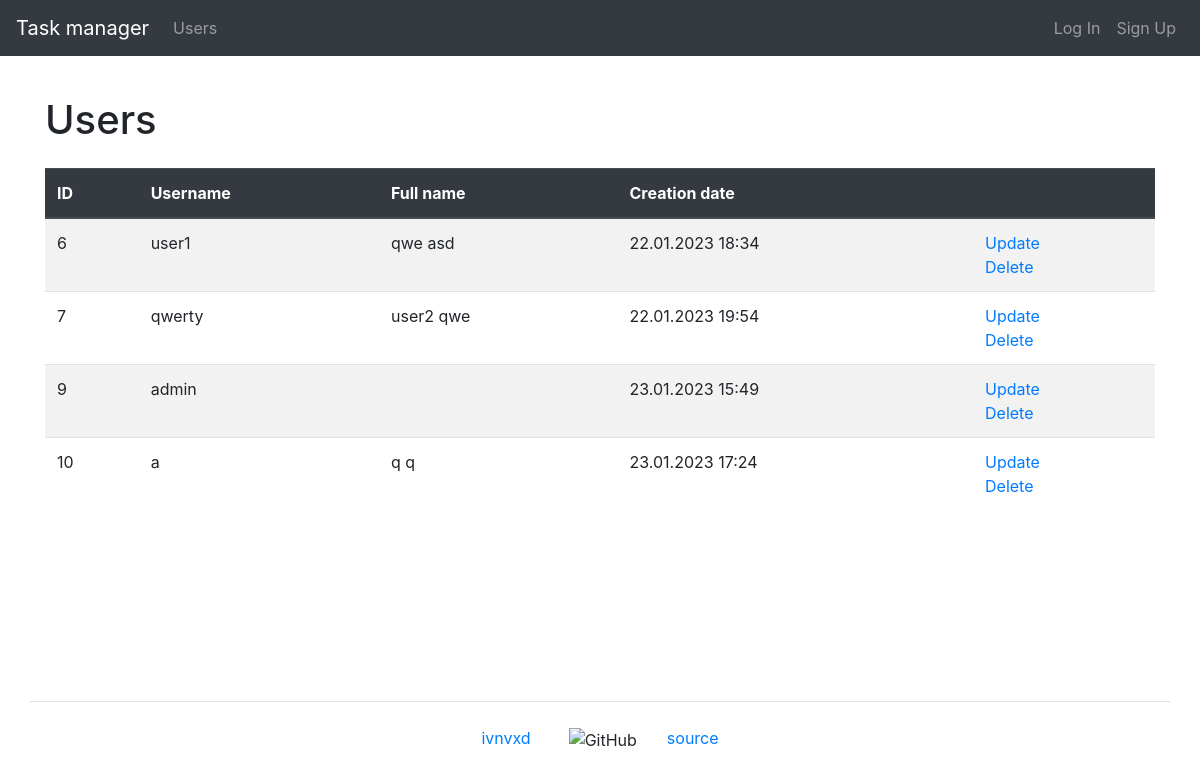
The app's page /users/, older data.
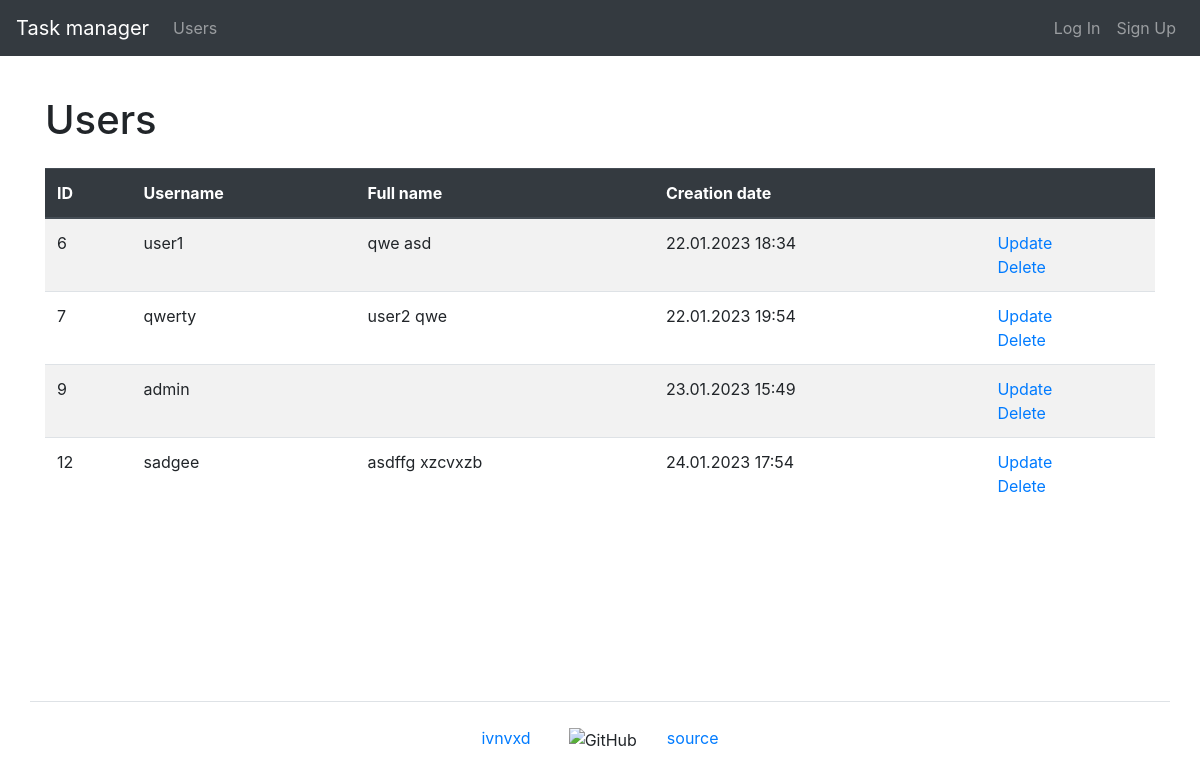
The same page, newer data.
### task_manager/users/models.py (models this page shows, shortened)
class User(AbstractUser):
    first_name = models.CharField(max_length=150)
    last_name = models.CharField(max_length=150)

### task_manager/users/views.py (the view)
# urls.py: path('', UsersListView.as_view(), name='users'),
class UsersListView(ListView):
    template_name = 'users/users.html'
    model = User
    context_object_name = 'users'
    extra_context = {
        'title': _('Users')
    }

### task_manager/templates/users/users.html (shortened to what this page needs)
{% extends "base.html" %}
{% load bootstrap4 %}
{% load i18n %}
{% block content %}
    <h1 class="my-4">{{ title }}</h1>
    <table class="table table-striped">
        <thead class="thead-dark">
            <tr>
                <th>ID</th>
                <th>{% trans 'Username' %}</th>
                <th>{% trans 'Full name' %}</th>
                <th>{% trans 'Creation date' %}</th>
                <th></th>
            </tr>
        </thead>
        <tbody>
            {% if users %}
                {% for user in users %}
                    <tr>
                        <td>{{ user.id }}</td>
                        <td>{{ user.username }}</td>
                        <td>{{ user.first_name }} {{ user.last_name }}</td>
                        <td>{{ user.date_joined|date:"d.m.Y H:i" }}</td>
                        <td>
                          <a href="{% url 'user_update' user.id %}">{% trans 'Update' %}</a>
                          <br>
                          <a href="{% url 'user_delete' user.id %}">{% trans 'Delete' %}</a>
                        </td>
                    </tr>
                {% endfor %}
            {% endif %}
        </tbody>
    </table>
{% endblock content %}

Row changes from the older to the newer data that the page shows:
removed User: id "10", username "a", first_name "q", last_name "q", date_joined "23.01.2023 17:24"
added User: id "12", username "sadgee", first_name "asdffg", last_name "xzcvxzb", date_joined "24.01.2023 17:54"
